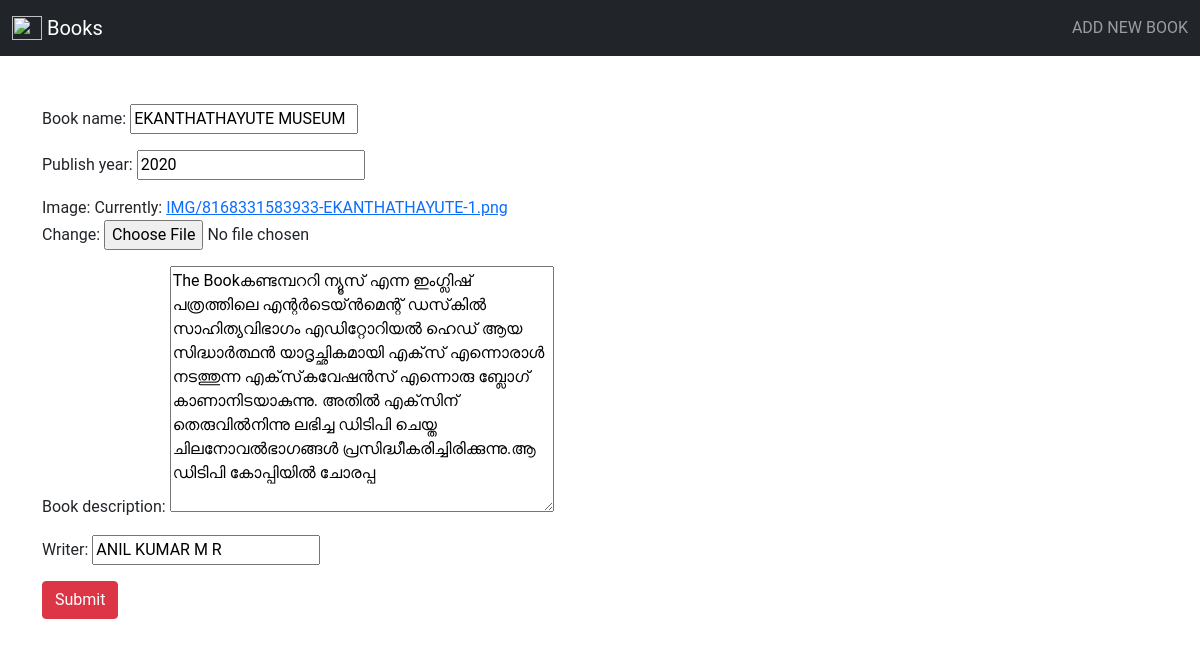
The app's page /update/5/ with its own data.
### classapp/models.py (models this page shows, shortened)
class Books(models.Model):
    Book_name = models.CharField(max_length=70)
    Publish_year = models.IntegerField()
    Image = models.ImageField(upload_to='IMG')
    Book_description = models.TextField(max_length=350)
    Writer = models.CharField(max_length=70)

### classapp/views.py (the view)
# urls.py: path('update/<int:pk>/',UpdateBook.as_view(),name='update'),
class UpdateBook (UpdateView):
    model = Books
    fields = '__all__'
    context_object_name = 'edit'
    template_name = 'edit.html'
    success_url = reverse_lazy('index')

### Template/edit.html (shortened to what this page needs)
{% extends 'base.html' %}
{% block list %}
<div class="container">
    <div class="row pt-5">
    <form method="POST" action="" enctype="multipart/form-data" >
    {{form.as_p}}
    <input type="submit" class="btn btn-danger">
</form>
</div>
</div>
{% endblock%}

### static/css/style.css (style rules this page uses)
html, body { -moz-box-sizing: border-box; box-sizing: border-box; height: 100%; width: 100%; background: #FFF; font-family: 'Roboto', sans-serif; font-weight: 400; }

### records on screen
Books: Book_name "EKANTHATHAYUTE MUSEUM", Publish_year "2020", Book_description "The Bookകണ്ടമ്പററി ന്യൂസ് എന്ന ഇംഗ്ലിഷ് പത്രത്തിലെ എന്റര്‍ടെയ്ന്‍മെന്റ് ഡസ്‌കില്‍ സാഹിത്യവിഭാഗം എഡിറ്റോറിയല്‍ ഹെഡ് ആയ സിദ്ധാര്‍ത്ഥന്‍ യാദൃച്ഛികമായി എക്‌സ് എന്നൊരാള്‍ നടത്തുന്ന എക്‌സ്‌കവേഷന്‍സ് എന്നൊരു ബ്ലോഗ് കാണാനിടയാകുന്നു. അതില്‍ എക്‌സിന് തെരുവില്‍നിന്നു ലഭിച്ച ഡിടിപി ചെയ്ത ചിലനോവല്‍ഭാഗങ്ങള്‍ പ്രസിദ്ധീകരിച്ചിരിക്കുന്നു.ആ ഡിടിപി കോപ്പിയില്‍ ചോരപ്പ", Writer "ANIL KUMAR M R"
